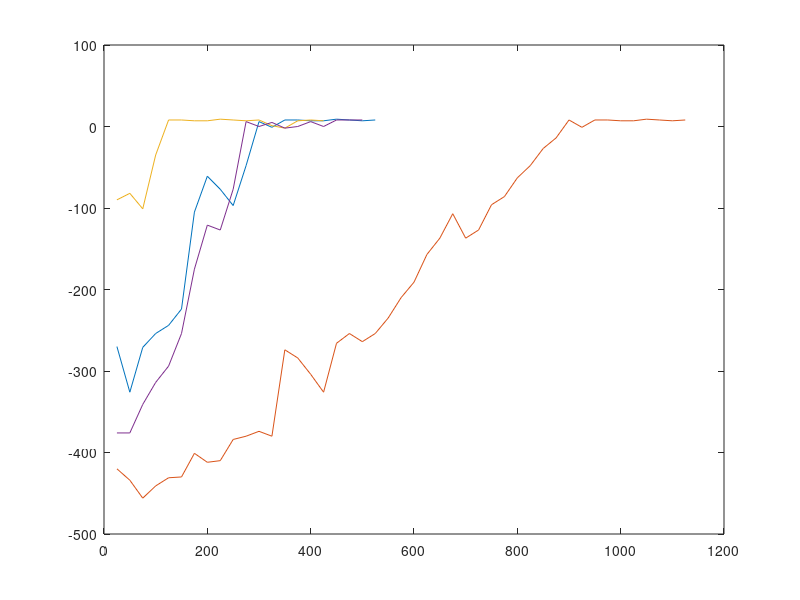

The MATLAB script that drew this image:
mat1 = load('reward_1_mfrl_rmax.txt');
mat2 = load('reward_one_sim_rmax.txt');
mat3 = load('reward_gp_mfrl.txt');
mat4 = load('reward_one_sim_gprmax.txt');

plot(linspace(25, 25 * size(mat1, 1), size(mat1, 1)), mat1);
hold on;

plot(linspace(25, 25 * size(mat2, 1), size(mat2, 1)), mat2);
hold on;


plot(linspace(25, 25 * size(mat3, 1), size(mat3, 1)), mat3);
hold on;

plot(linspace(25, 25 * size(mat4, 1), size(mat4, 1)), mat4);

